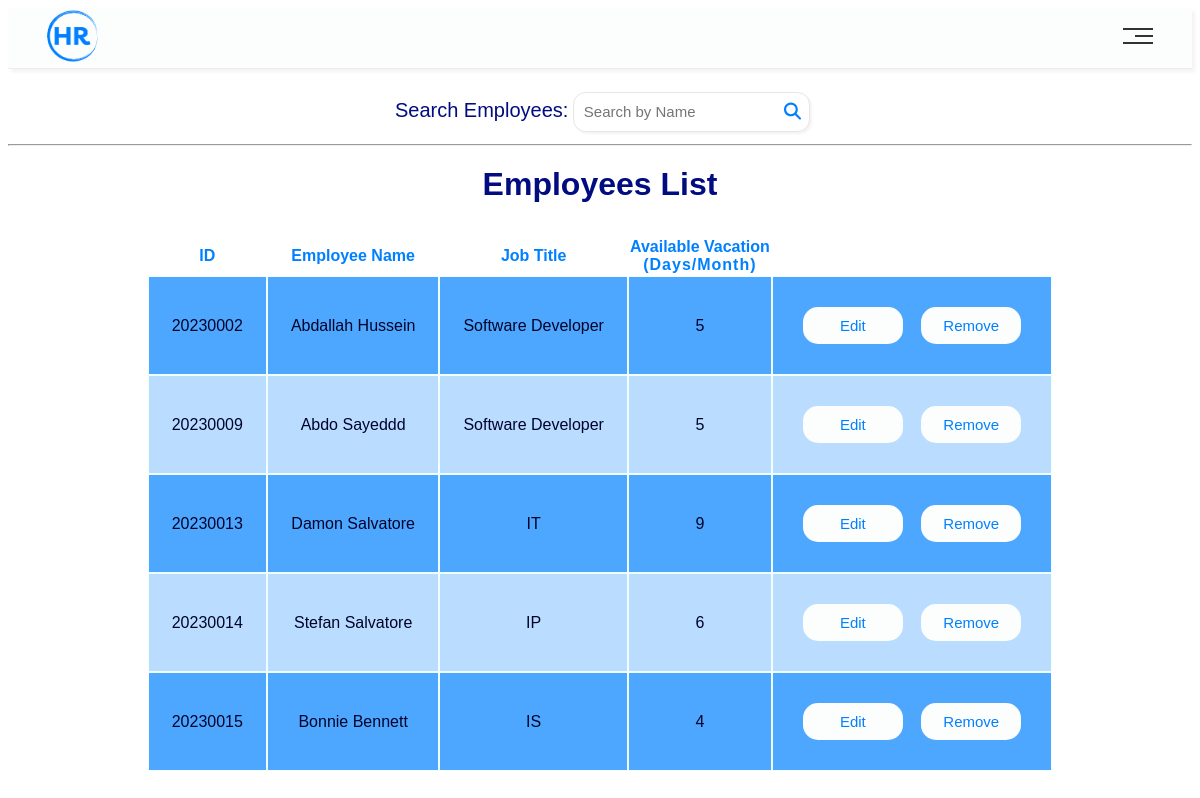
Before: /ShowEmployees/ with the older database file.
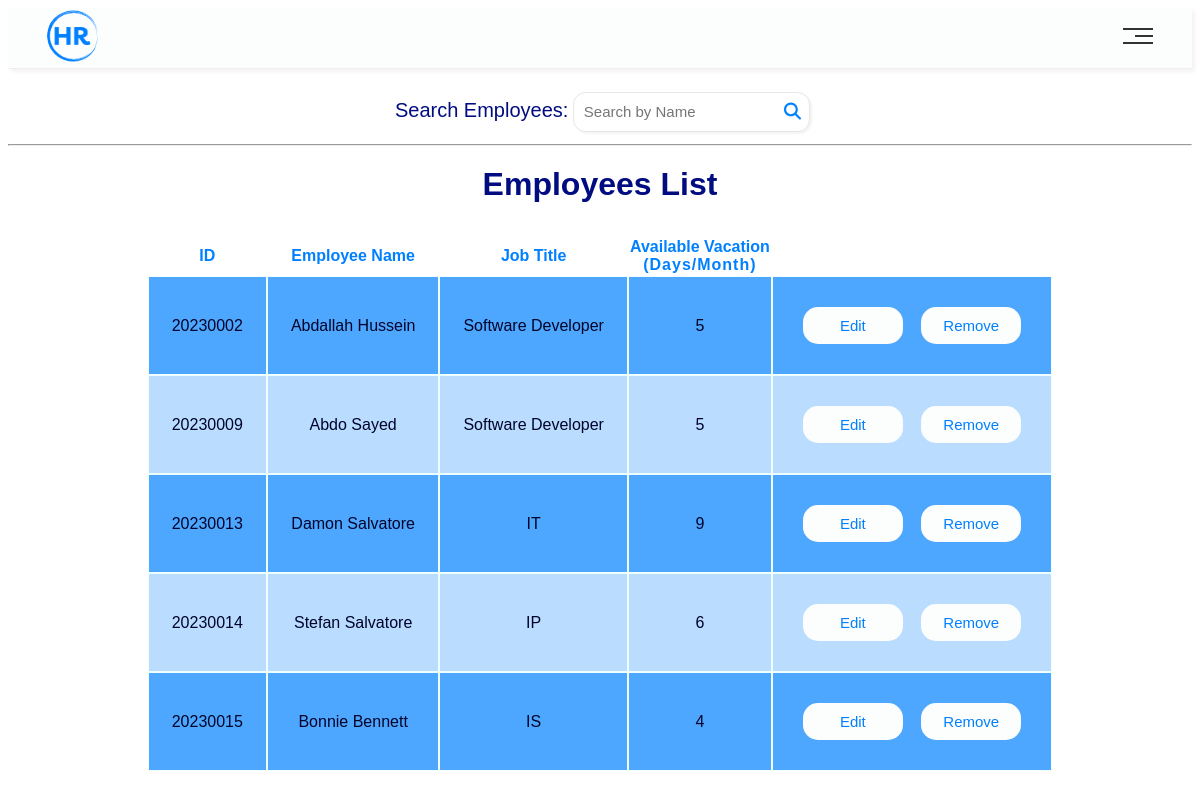
After: the same page with the newer database file.
### main/models.py (models this page shows, shortened)
class Employee(models.Model):
    ID = models.BigAutoField(primary_key=True, verbose_name="ID")
    userName = models.CharField(max_length=100)
    Email = models.CharField(max_length=255)
    phoneNum = models.IntegerField()
    address = models.CharField(max_length=255)
    birthDate = models.DateField()
    gender = models.CharField(max_length=10)
    jobTitle = models.CharField(max_length=64)
    maritalStatus = models.CharField(max_length=64)
    salary = models.IntegerField()
    vacationDays = models.IntegerField()

### main/views.py (the view)
# urls.py: path("ShowEmployees/", views.ShowEmployees, name="ShowEmployees"),
def ShowEmployees(request):
    context = {"Employees": Employee.objects.all()}
    return render(request, "HRWebsite/Show Employees.html", context)

### main/templates/HRWebsite/Show Employees.html (shortened to what this page needs)
<!DOCTYPE html>
<html lang="en">
{% load static %}
<head>
    <link rel="stylesheet" href="{% static 'css/public.css' %}" />
    <link rel="stylesheet" href="{% static 'css/Navbar.css' %}" />
    <link rel="stylesheet" href="{% static 'css/Table.css' %}" />
    <link rel="stylesheet" href="https://use.fontawesome.com/releases/v5.15.3/css/all.css">
  </head>
  <body>
  {% include 'Navbar/HRNavBar.html' %}
  <section class="Conatiner">
    <form method="post">
      <label class="search">Search Employees: </label>
      <input class="srchfield" type="search" name="Search" placeholder="Search by Name" />
      <hr>
    </form>
      <table class="table">
        <caption class="caption">
          Employees List
        </caption>
        <thead>
          <tr>
            <th>ID</th>
            <th>Employee Name</th>
            <th>Job Title</th>
            <th>Available Vacation<span class="span">(Days/Month)</span></th>
          </tr>
        </thead>
        <tbody>
          {% for emp in Employees%}
          <tr>
            <td id= "ID">{{ emp.ID }}</td>
            <td>{{ emp.userName }}</td>
            <td>{{ emp.jobTitle }}</td>
            <td>{{ emp.vacationDays }}</td>
            <td>
            <div><button class = "edit">Edit</button></div>
            <div><button class = "remove">Remove</button></div>
            </td>
          </tr>
          {% endfor %}
        </tbody>
      </table>
  </body>
</html>

Changed rows visible on the page:
changed Employee id 20230009: userName "Abdo Sayeddd" → "Abdo Sayed"
